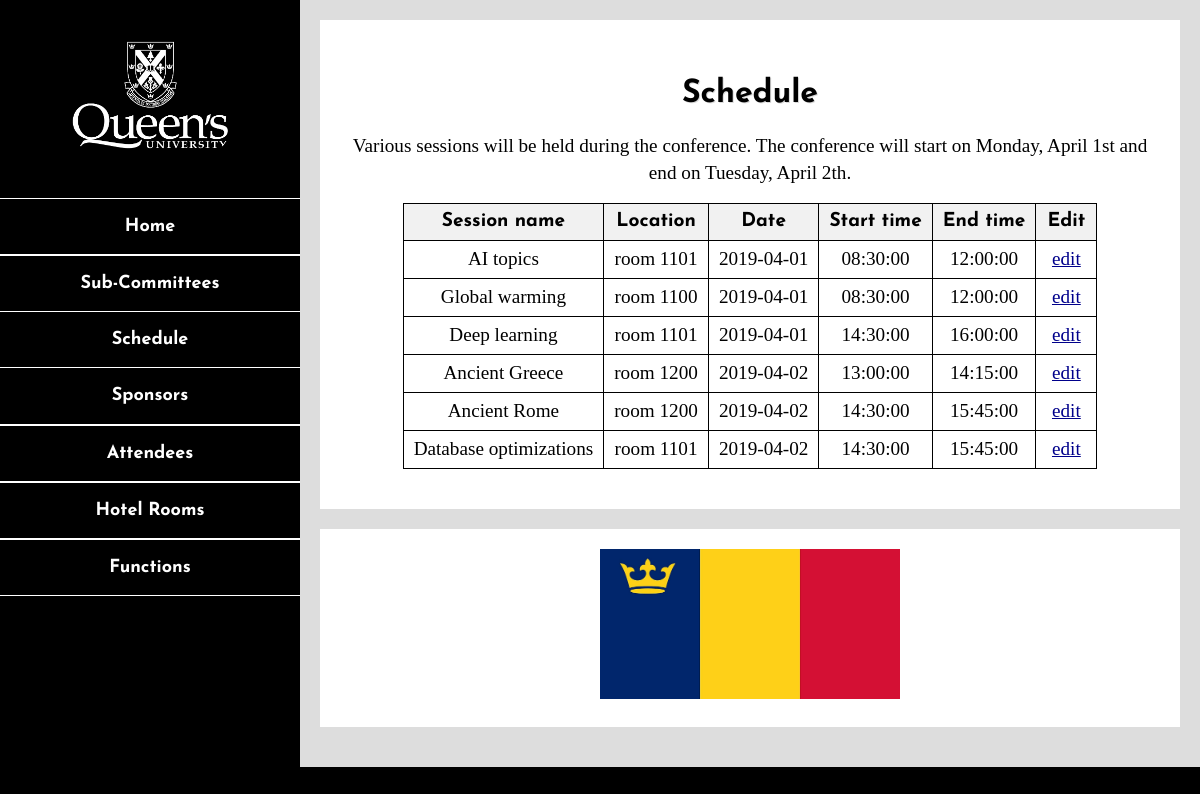
/src/schedule.php, run on the app's committed database.
### tables this page shows
CREATE TABLE sessions(
    name VARCHAR(50) NOT null PRIMARY KEY,
    room_location VARCHAR(50) NOT null,
    start_date_time DATETIME NOT null,
    end_date_time DATETIME NOT null,
    speaker_id VARCHAR(10) NOT null,
    FOREIGN KEY (speaker_id) REFERENCES attendees(id)
    ON DELETE CASCADE
);

### src/schedule.php (the view, shortened to what this page needs)
<!DOCTYPE html>
<html lang="en">
<head>
	<link rel="stylesheet" href="css/style.css">
	<link rel="stylesheet" href="css/responsive.css">
</head>
<body>
	<header>
        <?php
        include 'include\navigationmenu.php';
        ?>
	</header>
	<div id="main-content">
		<h1 id="page-title">Schedule</h1>
		<p> Various sessions will be held during the conference.
            The conference will start on Monday, April 1st and end on Tuesday, April 2th.</p>
        <table>
            <tr><th>Session name</th>
                <th>Location</th>
                <th>Date</th>
                <th>Start time</th>
                <th>End time</th>
                <th>Edit</th>
            </tr>
            <?php
            $sql = "select name,room_location,date(start_date_time) as date,time(start_date_time)as start_time,time(end_date_time)as end_time
                    from sessions
                    order by date, start_time";
            $stmt = $pdo->query($sql);
            while ($item = $stmt->fetch()) {
                $sename = $item['name'];
                echo "<tr><td>"
                    .$item['name']."</td><td name='id'>"
                    .$item['room_location']."</td><td>"
                    .$item['date']."</td><td>"
                    .$item['start_time']."</td><td>"
                    .$item['end_time']."</td><td>";
                echo '<a href="editsessionstep1.php?sename='.$sename.'">edit</a></td>';
            }
            ?>
        </table>
	</div>
	<footer>
		<img src="./img/qflag.jpg" alt="Ontario provincial flag"/>
	</footer>
</body>
</html>

### src/css/style.css (style rules this page uses)
body { margin: 0; padding: 0; font-family: "PT Serif", serif; font-size: 1.2rem; line-height: 1.4; background-color: #ddd; text-align:center; }
h1, h2, h3, h4, h5, h6, header nav ul li, th, #voting-history .voted, .statement { font-family: "Josefin Sans", sans-serif; font-weight: bold; }
h1, h2, h3, h4, h5, h6 { text-shadow: 1px 1px rgba(0, 0, 0, 0.15); margin: 1.0em 0 0.5em 0; }
h1 { font-size: 2.0rem; }
a { color: #00008b; }
p { margin: 1rem 0; }
img { max-width: 100%; max-height: 150px; }
table { border-collapse: collapse; margin-left:auto; margin-right:auto; }
th, td { padding: 5px 10px; border: 1px solid black; min-width: 40px; }
th { background-color: #f1f1f1; }
header { color: #fff; background-color: #000; text-align: center; }
#main-content { background-color: #fff; margin: 20px; padding: 20px 20px 40px 20px; }
#page-title { text-align: center; }
footer { color: #fff; background-color: #000; padding: 20px; text-align: center; }

### src/css/responsive.css (style rules this page uses)
@media screen and (min-width: 640px) { body { background: #000; } }
@media screen and (min-width: 640px) { header { width: 40%; float: left; } }
@media screen and (min-width: 640px) { #main-content { margin: 0 0 0 40%; border: 20px solid #ddd; } }
@media screen and (min-width: 640px) { footer { margin-left: 40%; background-color: #fff; border: 20px solid #ddd; border-top: 0px solid transparent; border-bottom-width: 40px; } }
@media screen and (min-width: 768px) { header { width: 33%; } }
@media screen and (min-width: 768px) { #main-content, footer { margin-left: 33%; } }
@media screen and (min-width: 1200px) { header { width: 25%; } }
@media screen and (min-width: 1200px) { #main-content, footer { margin-left: 25%; } }

### data on the page
sessions: name "AI topics", room_location "room 1101", date "2019-04-01", start_time "08:30:00", end_time "12:00:00"
sessions: name "Global warming", room_location "room 1100", date "2019-04-01", start_time "08:30:00", end_time "12:00:00"
sessions: name "Deep learning", room_location "room 1101", date "2019-04-01", start_time "14:30:00", end_time "16:00:00"
sessions: name "Ancient Greece", room_location "room 1200", date "2019-04-02", start_time "13:00:00", end_time "14:15:00"
sessions: name "Ancient Rome", room_location "room 1200", date "2019-04-02", start_time "14:30:00", end_time "15:45:00"
sessions: name "Database optimizations", room_location "room 1101", date "2019-04-02", start_time "14:30:00", end_time "15:45:00"
